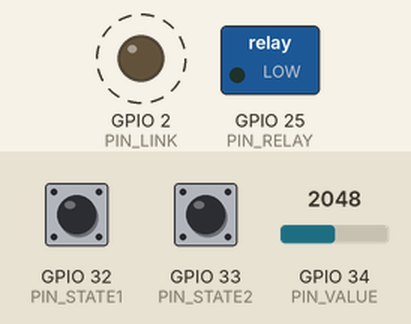
Bench run of a sketch on a simulated ESP32. Shown: switched loads named in the sketch (green lamp = pin HIGH), output pins drawn as LEDs (lit = HIGH). Dashed ring = blinking. Inputs (shaded band) come from the test bench; at power-on: GPIO 32 (PIN_STATE1) HIGH, GPIO 33 (PIN_STATE2) HIGH, GPIO 34 (PIN_VALUE) = 2048 (analog values on the 0–4095 scale). Random numbers use the default seed unless the sketch sets one; what the sketch prints to the serial monitor is not drawn.

Above: at 0.2 s.
Timing chart, 0 to 3.0 s (numbered marks = the images above):
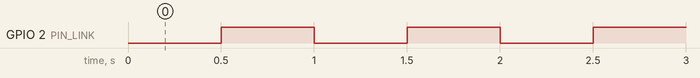

The sketch:

controller1.ino
```cpp
// Controller 1 -- Sensorseite der LoRa-Funkstrecke.
//
// Sendet zwei Schaltzustaende und einen Messwert (0..100) an Controller 2 und
// schaltet seinerseits einen Ausgang nach dem Schaltbefehl, den Controller 2
// zurueckmeldet. Der Schaltbefehl reist in der Quittung auf die Telemetrie mit,
// deshalb braucht der Rueckkanal kein eigenes Lebenszeichen.
//
// Verdrahtung und DTU-Einstellungen: siehe docs/ im Projektordner.

#include "../shared/lora_protocol.h"

// --- Pinbelegung ------------------------------------------------------------
static const int PIN_STATE1  = 32;  // Zustand 1, Schalter nach GND
static const int PIN_STATE2  = 33;  // Zustand 2, Schalter nach GND
static const int PIN_VALUE   = 34;  // Messwert, ADC1, nur Eingang
static const int PIN_RELAY   = 25;  // Ausgang fuer den empfangenen Schaltbefehl
static const int PIN_LINK    = 2;   // Status-LED: dauerhaft = Link ok, blinkend = Failsafe
static const int PIN_LORA_RX = 16;  // an den TTL-Ausgang des MAX3232
static const int PIN_LORA_TX = 17;  // an den TTL-Eingang des MAX3232

static const uint32_t DEBOUNCE_MS = 50;

// --- Eingangsentprellung ----------------------------------------------------
struct Debounced {
  int      pin;
  bool     state;
  bool     raw;
  uint32_t changedMs;
};

static Debounced inState1 = {PIN_STATE1, false, false, 0};
static Debounced inState2 = {PIN_STATE2, false, false, 0};

static void debounceUpdate(Debounced &d, uint32_t now) {
  bool raw = (digitalRead(d.pin) == LOW);  // geschlossen nach GND = ein
  if (raw != d.raw) {
    d.raw = raw;
    d.changedMs = now;
  }
  if (raw != d.state && (uint32_t)(now - d.changedMs) >= DEBOUNCE_MS) {
    d.state = raw;
  }
}

static uint8_t readValue() {
  uint32_t sum = 0;
  for (uint8_t i = 0; i < 8; i++) {
    sum += (uint32_t)analogRead(PIN_VALUE);
  }
  uint32_t scaled = ((sum / 8) * 100UL) / 4095UL;
  if (scaled > 100) {
    scaled = 100;
  }
  // Traeges IIR-Filter: daempft das ADC-Rauschen, damit nicht jedes Zittern
  // des Eingangs einen Funkframe ausloest.
  static uint32_t acc    = 0;
  static bool     primed = false;
  if (!primed) {
    acc    = scaled * 16UL;
    primed = true;
  }
  acc = acc - (acc / 16UL) + scaled;
  return (uint8_t)(acc / 16UL);
}

// --- Funkzustand ------------------------------------------------------------
static LoraParser  parser;
static LoraAirtime airtime;

static uint8_t   txSeq        = 0;
static bool      ackPending   = false;
static uint8_t   ackRetries   = 0;
static uint32_t  ackDeadline  = 0;
static LoraFrame pendingFrame = {0, 0, 0, 0};

static uint32_t lastTxMs        = 0;
static uint32_t lastTelemetryMs = 0;
static uint32_t lastRxMs        = 0;
static bool     linkUp          = false;
static bool     linkEverUp      = false;

static uint8_t sentFlags = 0xFF;  // 0xFF = noch nichts gesendet, erzwingt den ersten Frame
static uint8_t sentValue = 0;

static bool    cmdState    = false;  // vom Partner empfangener Schaltbefehl
static bool    cmdSeqValid = false;
static uint8_t lastCmdSeq  = 0;

static uint32_t ackWindow() {
  return LORA_ACK_WAIT_MS + (uint32_t)random((long)LORA_ACK_JITTER_MS + 1);
}

static void sendFrame(const LoraFrame &frame) {
  loraSend(Serial2, frame);
  lastTxMs = millis();
  airtime.account(lastTxMs);
}

static void applyCommand(bool on) {
  if (on == cmdState) {
    return;
  }
  cmdState = on;
  digitalWrite(PIN_RELAY, on ? HIGH : LOW);
  Serial.printf("[cmd] Schaltbefehl %s\n", on ? "EIN" : "AUS");
}

static void sendTelemetry(uint32_t now, uint8_t flags, uint8_t value) {
  txSeq++;
  pendingFrame.type  = LORA_TYPE_TELEMETRY;
  pendingFrame.seq   = txSeq;
  pendingFrame.flags = flags;
  pendingFrame.value = value;

  sendFrame(pendingFrame);
  ackPending      = true;
  ackRetries      = 0;
  ackDeadline     = now + ackWindow();
  lastTelemetryMs = now;
  sentFlags       = flags;
  sentValue       = value;

  Serial.printf("[tx] Telemetrie seq=%u Z1=%u Z2=%u Wert=%u Luft=%u/%ums\n",
                pendingFrame.seq,
                (flags & LORA_FLAG_STATE1) ? 1 : 0,
                (flags & LORA_FLAG_STATE2) ? 1 : 0,
                value,
                (unsigned)airtime.usedMs(),
                (unsigned)LORA_AIRTIME_BUDGET_MS);
}

static void handleRx(uint32_t now) {
  LoraFrame frame;
  while (Serial2.available() > 0) {
    if (!parser.feed((uint8_t)Serial2.read(), now, frame)) {
      continue;
    }
    lastRxMs = now;

    if (frame.type == LORA_TYPE_ACK) {
      if (ackPending && frame.seq == pendingFrame.seq) {
        ackPending = false;
        // Der aktuelle Schaltbefehl reist in der Quittung mit.
        applyCommand((frame.flags & LORA_FLAG_COMMAND) != 0);
      }
    } else if (frame.type == LORA_TYPE_COMMAND) {
      // Immer quittieren, auch Wiederholungen -- sonst sendet die Gegenseite weiter.
      LoraFrame ack = {LORA_TYPE_ACK, frame.seq, 0, LORA_VALUE_INVALID};
      sendFrame(ack);
      if (!cmdSeqValid || frame.seq != lastCmdSeq) {
        lastCmdSeq  = frame.seq;
        cmdSeqValid = true;
        applyCommand((frame.flags & LORA_FLAG_COMMAND) != 0);
      }
    }
  }
}

static void updateLink(uint32_t now) {
  bool up = linkEverUp && ((uint32_t)(now - lastRxMs) < LORA_LINK_TIMEOUT_MS);
  if (up != linkUp) {
    linkUp = up;
    if (up) {
      Serial.println("[link] verbunden");
    } else {
      Serial.println("[link] Timeout -- Failsafe, Ausgang wird abgeschaltet");
      applyCommand(false);
    }
  }
  digitalWrite(PIN_LINK, linkUp ? HIGH : (((now / 500) % 2) ? HIGH : LOW));
}

void setup() {
  pinMode(PIN_STATE1, INPUT_PULLUP);
  pinMode(PIN_STATE2, INPUT_PULLUP);
  pinMode(PIN_RELAY, OUTPUT);
  digitalWrite(PIN_RELAY, LOW);
  pinMode(PIN_LINK, OUTPUT);
  digitalWrite(PIN_LINK, LOW);
  analogReadResolution(12);

  Serial.begin(115200);
  Serial2.begin(LORA_BAUD, SERIAL_8N1, PIN_LORA_RX, PIN_LORA_TX);
  randomSeed((unsigned long)(ESP.getEfuseMac() & 0xFFFFFFFFUL) ^ (unsigned long)micros());

  Serial.println();
  Serial.println("Controller 1 (Sensorseite) bereit");
}

void loop() {
  uint32_t now = millis();

  debounceUpdate(inState1, now);
  debounceUpdate(inState2, now);
  uint8_t value = readValue();

  handleRx(now);
  if (lastRxMs != 0) {
    linkEverUp = true;
  }

  uint8_t flags = 0;
  if (inState1.state) {
    flags |= LORA_FLAG_STATE1;
  }
  if (inState2.state) {
    flags |= LORA_FLAG_STATE2;
  }

  uint8_t delta = (value > sentValue) ? (uint8_t)(value - sentValue)
                                     : (uint8_t)(sentValue - value);
  // Zustandswechsel gehen sofort raus, Messwertaenderungen nur gebremst --
  // sonst kann ein zappelnder Analogeingang den Duty-Cycle sprengen.
  bool flagsChanged = (flags != sentFlags);
  bool valueChanged = (delta >= LORA_VALUE_HYSTERESE) &&
                      ((uint32_t)(now - lastTelemetryMs) >= LORA_VALUE_MIN_MS);
  bool changed   = flagsChanged || valueChanged;
  // Bei gestoerter Strecke seltener senden -- die Wiederholungen kosten Sendezeit,
  // und schneller als der Failsafe-Zeitraum muss die Erholung nicht sein.
  uint32_t heartbeatMs = linkUp ? LORA_HEARTBEAT_MS : LORA_HEARTBEAT_DOWN_MS;
  bool heartbeat = (uint32_t)(now - lastTelemetryMs) >= heartbeatMs;
  bool gapOk     = (uint32_t)(now - lastTxMs) >= LORA_MIN_GAP_MS;

  if (ackPending) {
    if ((int32_t)(now - ackDeadline) >= 0) {
      if (ackRetries < LORA_MAX_RETRIES && airtime.available(now)) {
        ackRetries++;
        sendFrame(pendingFrame);
        ackDeadline = now + ackWindow();
        Serial.printf("[tx] Wiederholung %u fuer seq=%u\n", ackRetries, pendingFrame.seq);
      } else {
        ackPending = false;  // aufgeben, der naechste Heartbeat versucht es erneut
        Serial.printf("[tx] keine Quittung fuer seq=%u\n", pendingFrame.seq);
      }
    }
  } else if (gapOk && (changed || heartbeat) && airtime.available(now)) {
    sendTelemetry(now, flags, value);
  }

  updateLink(now);
}
```

Measured:
- by itself, GPIO 2 (PIN_LINK): alternates HIGH for 0.50 s and LOW for 0.50 s
